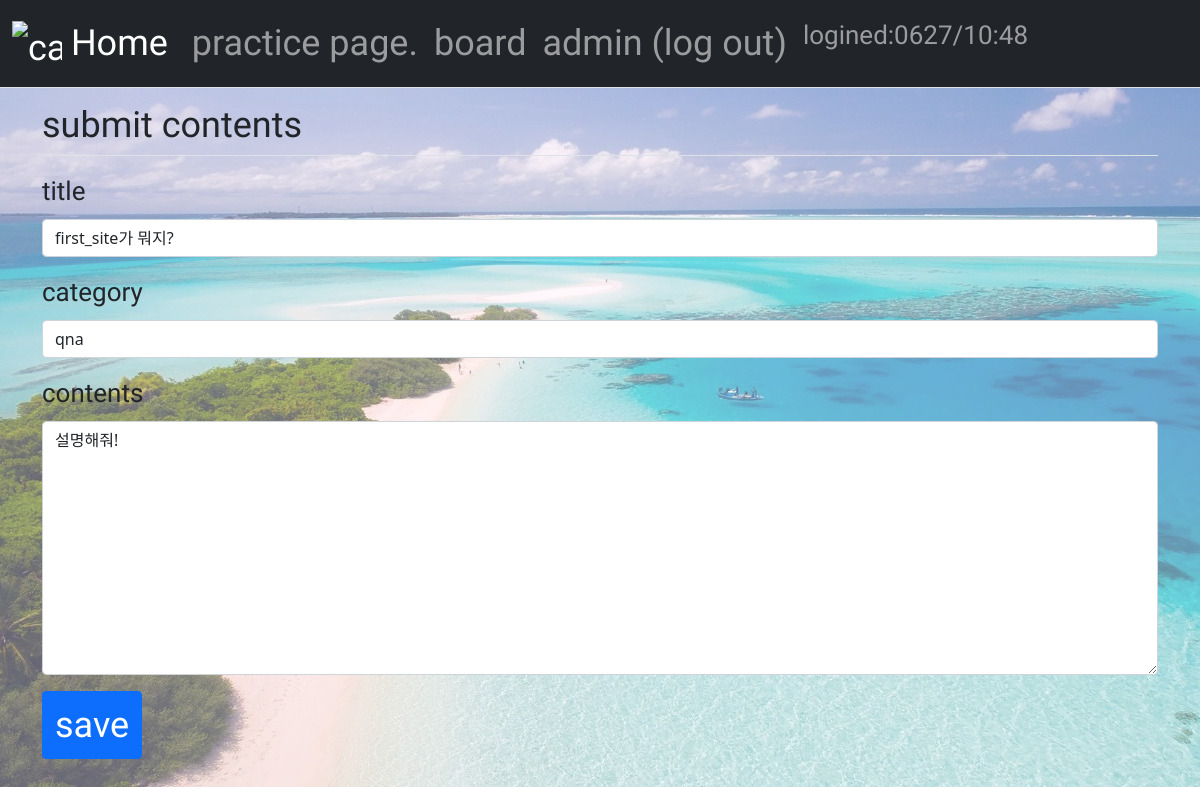
Page /first_site/question/modify/1/ (signed in) on the committed database.
### first_site/models.py (models this page shows, shortened)
class Question(models.Model):
    category = models.CharField(max_length=100, default="etc", null=True, blank=True)
    author = models.ForeignKey(User, on_delete=models.CASCADE)
    subject = models.CharField(max_length=200)
    content = models.TextField()
    create_date = models.DateTimeField()
    modify_date = models.DateTimeField(null=True, blank=True)

### first_site/views.py (the view)
# urls.py: path('question/modify/<int:question_id>/', views.question_modify, name='question_modify'),
@login_required(login_url='common:login')
def question_modify(request, question_id):
    question = get_object_or_404(Question, pk=question_id)
    if request.user != question.author:
        messages.error(request, '수정권한이 없습니다')
        return redirect('first_site:detail', question_id=question.id)
    if request.method == "POST":
        form = QuestionForm(request.POST, instance=question)
        if form.is_valid():
            question = form.save(commit=False)
            question.modify_date = timezone.now()  # 수정일시 저장
            question.save()
            return redirect('first_site:detail', question_id=question.id)
    else:
        form = QuestionForm(instance=question)
    context = {'form': form}
    return render(request, 'first_site/question_form.html', context)

### first_site/forms.py
class QuestionForm(forms.ModelForm):
    class Meta:
        model = Question
        fields = ['subject', 'content', 'category']
        labels = {
            'subject': '제-목',
            'content': '내-용',
            'category': '구-분',
        }

### templates/first_site/question_form.html (shortened to what this page needs)
{% extends 'base.html' %}
{% block content %}
<div class="container">
    <h5 class="my-3 border-bottom pb-2 lyc-font">submit contents</h5>
    <form method="post">
        <div class="mb-3">
            <label for="subject" class="form-label lyc-font-s">title</label>
            <input type="text" class="form-control" name="subject" id="subject" value="{{ form.subject.value|default_if_none:'' }}">
        </div>
        <div class="mb-3">
            <label for="category" class="form-label lyc-font-s">category</label>
            <input type="text" class="form-control" name="category" id="category" value="{{ form.category.value|default_if_none:'' }}">
        </div>
        <div class="mb-3">
            <label for="content" class="form-label lyc-font-s">contents</label>
            <textarea class="form-control" name="content" id="content" rows="10">{{ form.content.value|default_if_none:'' }}</textarea>
        </div>
        <button type="submit" class="btn btn-primary lyc-font">save</button>
    </form>
</div>
{% endblock %}

### templates/navbar.html (shortened to what this page needs)
{% load first_site_filter %}
<head>
</head>
<nav class="navbar navbar-expand-lg navbar-dark bg-dark border-bottom">
    <div class="container-fluid">
        <a class="navbar-brand lyc-font" href="{% url 'first_site:homescreen' %}">
            <img src="/static/home-icon.png" alt="cant loading the image" width="50" height="50" class="d-inline-block align-text-middle">
            Home
        </a>
        <div class="collapse navbar-collapse" id="navbarSupportedContent">
            <ul class="navbar-nav me-auto mb-2 mb-lg-0">
                <li class="nav-item lyc-font">
                    <a class="nav-link" href="{% url 'first_site:intro' %}">practice page.</a>
                </li>
                <li class="nav-item lyc-font">
                    <a class="nav-link" href="{% url 'first_site:board_list' %}">board</a>
                </li>
                <li class="nav-item lyc-font">
                    {% if user.is_authenticated %}
                    <a class="nav-link" href="{% url 'common:logout' %}">{{ user.username }} (log out)</a>
                    {% else %}
                    <a class="nav-link" href="{% url 'common:login' %}">log in</a>
                    {% endif %}
                </li>
                <li class="nav-item">
                    <p class="nav-link lyc-font-s">logined:{{user.last_login|date:"md/G:i "}} </p>
                </li>
            </ul>
        </div>
    </div>
</nav>

### templates/base.html (style rules this page uses)
body::before { content:""; background-image: url("/static/beach.jpg"); background-size: cover; opacity: 0.6; position: absolute; top: 0px; left: 0px; right: 0px; bottom: 0px; z-index: -1; }
.lyc-font { font-family: 'Dongle', sans-serif; font-weight: 400; font-size: 36px; }
.lyc-font-s { font-family: 'Dongle', sans-serif; font-weight: 400; font-size: 26px; }

### templates/navbar.html (style rules this page uses)
ul { padding: 0; }
li { display: inline }

### rows in the picture
Question: subject "first_site가 뭐지?", category "qna", content "설명해줘!"

### other values in the picture
{{ user.username }} "admin"
{{ user.last_login|date:"md/G:i " }} "0627/10:48"
